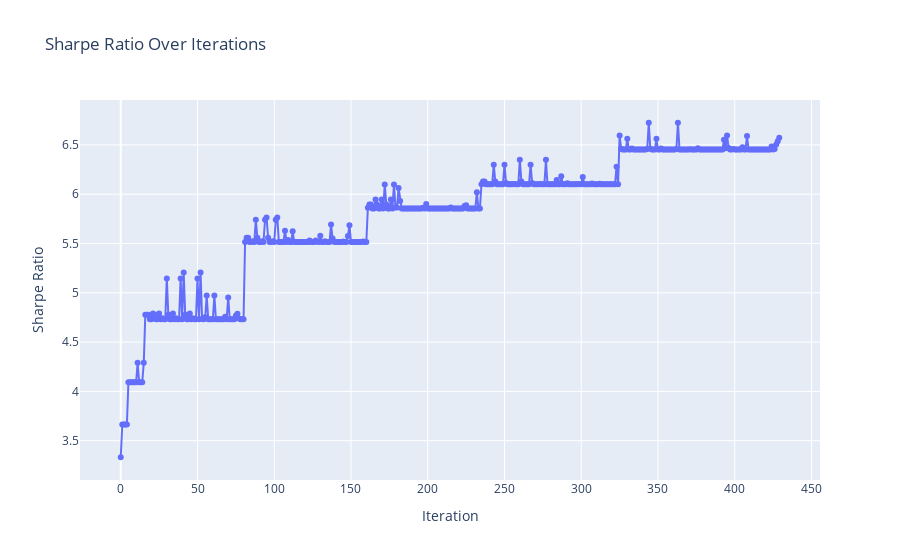

Source (notebook cell):
### Code cell
sharpe_ratios = [portfolio['sharpe'] for portfolio in total_portfolios]

fig = go.Figure(data=go.Scatter(x=list(range(len(sharpe_ratios))), y=sharpe_ratios, mode='lines+markers'))
fig.update_layout(title='Sharpe Ratio Over Iterations',
                  xaxis_title='Iteration',
                  yaxis_title='Sharpe Ratio',
                  )
fig.show()

### Figure 1 — Plotly figure (JSON) as saved in the notebook; plotly's stock layout.template omitted (floating-point values rounded to 4 significant figures; data arrays with more than 128 entries replaced by an {"elided": "..."} marker saying what was removed)
{"data": [{"mode": "lines+markers", "type": "scatter", "x": {"elided": "430 int values"}, "y": {"elided": "430 float values"}}], "layout": {"title": {"text": "Sharpe Ratio Over Iterations"}, "xaxis": {"title": {"text": "Iteration"}}, "yaxis": {"title": {"text": "Sharpe Ratio"}}}}
